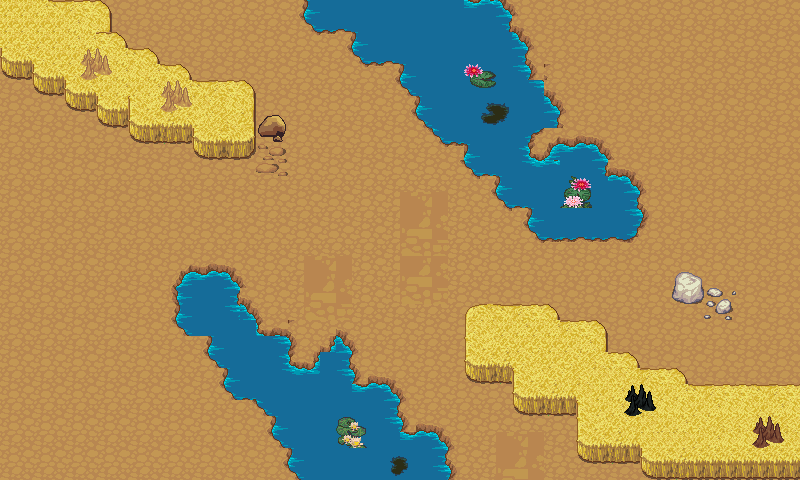

The image is a tile-based game level rendered from a .tmx file. Its description and source (layers, tilesets, objects; grid data summarised) follow:
An orthogonal 50x30 tile map with 16x16 px tiles, 3 tile layers (background, collision, doodads) and 8 objects (6x Flag, 2x StartLocation).

<map version="1.0" orientation="orthogonal" renderorder="right-down" width="50" height="30" tilewidth="16" tileheight="16" nextobjectid="15">
 <tileset firstgid="1" name="terrain" tilewidth="16" tileheight="16" tilecount="4096" columns="64">
  <image source="map-terrain.png" width="1024" height="1024" />
 </tileset>
 <layer name="background" width="50" height="30">
  <data>[1500 cells, 1500 non-empty, 16 distinct tile ids]</data>
 </layer>
 <layer name="collision" width="50" height="30">
  <data>[1500 cells, 603 non-empty, 92 distinct tile ids]</data>
 </layer>
 <layer name="doodads" width="50" height="30">
  <data>[1500 cells, 36 non-empty, 32 distinct tile ids]</data>
 </layer>
 <objectgroup name="objects">
  <object id="6" name="Flag" type="Flag" x="32" y="143" width="32" height="32">
   <ellipse />
  </object>
  <object id="7" name="Flag" type="Flag" x="342" y="227" width="32" height="32">
   <ellipse />
  </object>
  <object id="8" name="Flag" type="Flag" x="223" y="28" width="32" height="32">
   <ellipse />
  </object>
  <object id="9" name="Flag" type="Flag" x="714.333" y="345" width="32" height="32">
   <ellipse />
  </object>
  <object id="10" name="Flag" type="Flag" x="730" y="121.333" width="32" height="32">
   <ellipse />
  </object>
  <object id="11" name="Flag" type="Flag" x="167" y="423" width="32" height="32">
   <ellipse />
  </object>
  <object id="12" name="StartLocation" x="36" y="366.667" width="84" height="82.6667">
   <ellipse />
  </object>
  <object id="14" name="StartLocation" x="654.667" y="36.3333" width="84" height="82.6667">
   <ellipse />
  </object>
 </objectgroup>
</map>
